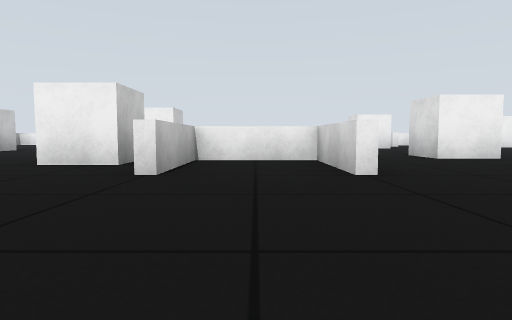
View 1 (above)

21 first-person views from a walk through a world built for the Gazebo simulator. The camera is 0.35 m above the floor, tilts 4° down and sees 75° across. The floor is counted in squares, 1 m on a side. Each view is taken from the middle of a square. On the plan, view 1 faces up. The plan holds only what a view shows up to about 9 squares ahead; the rest is blank. Robots are left out.

View 2
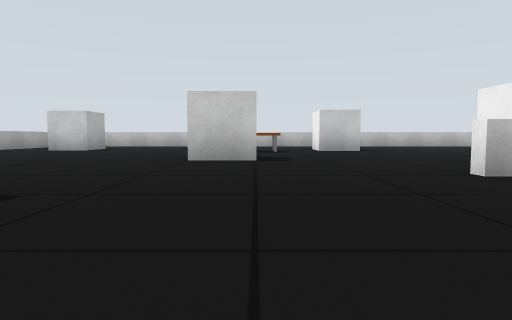

View 3
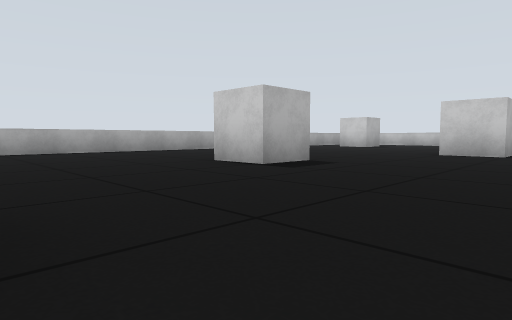

View 4
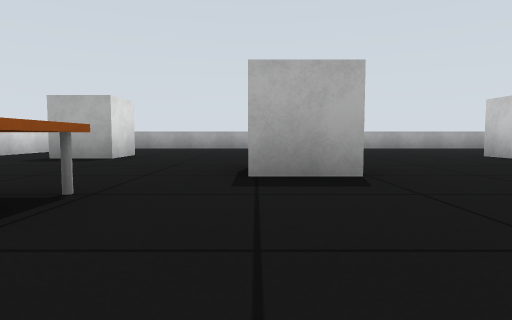

View 5
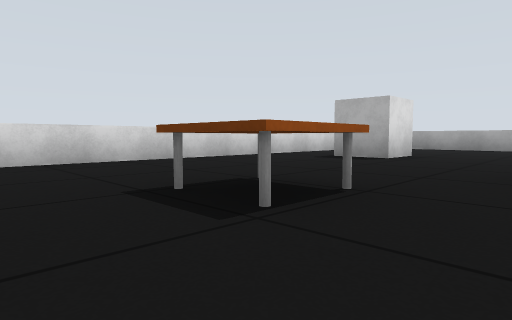

View 6
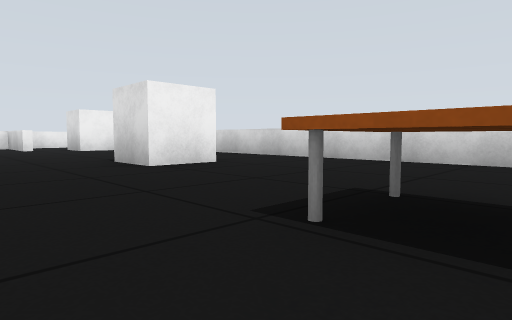

View 7
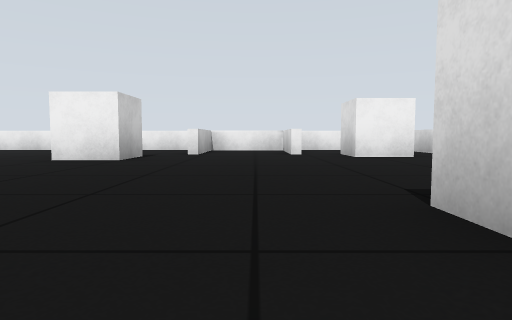

View 8
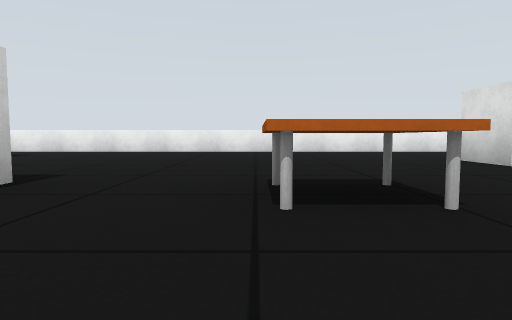

View 9
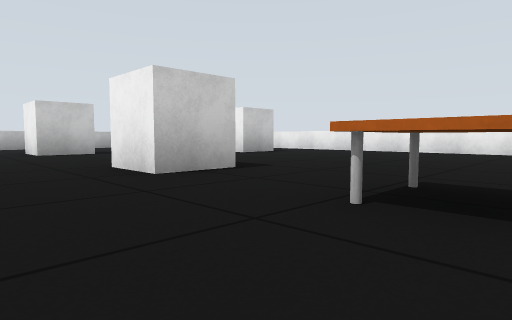

View 10
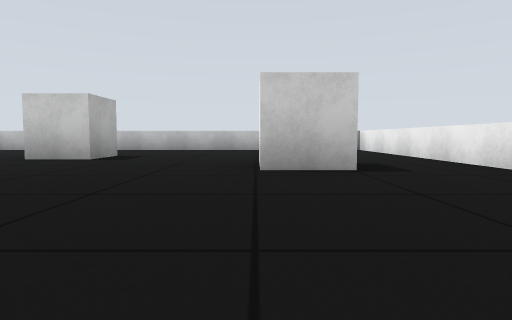

View 11
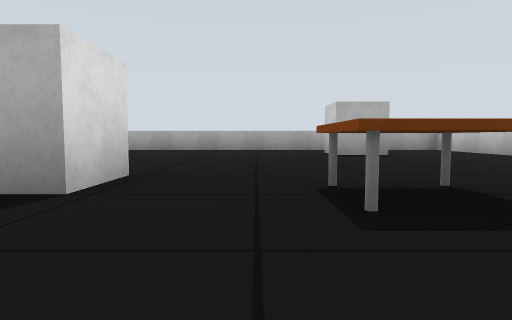

View 12
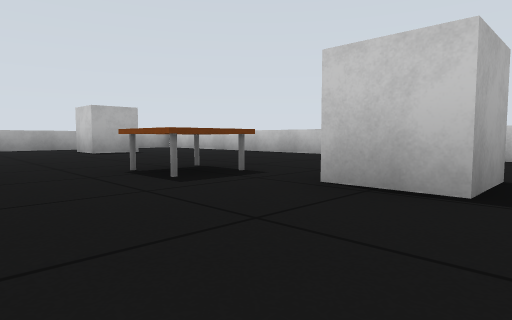

View 13
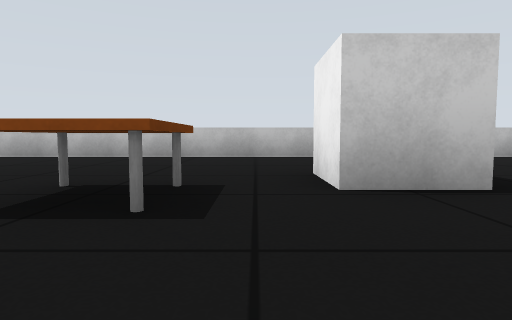

View 14
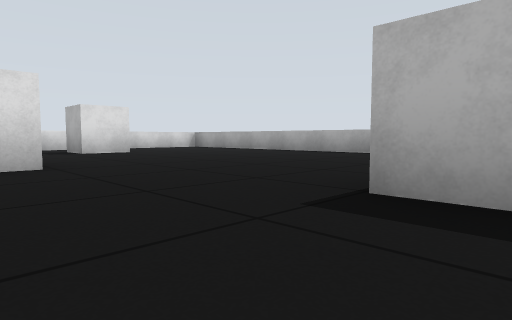

View 15
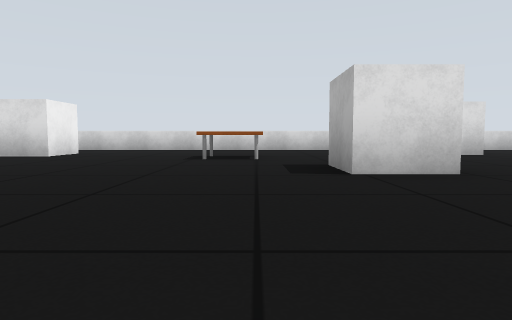

View 16
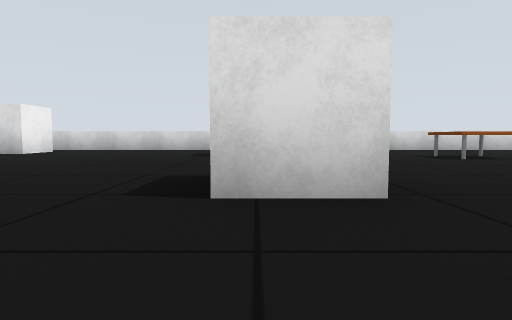

View 17
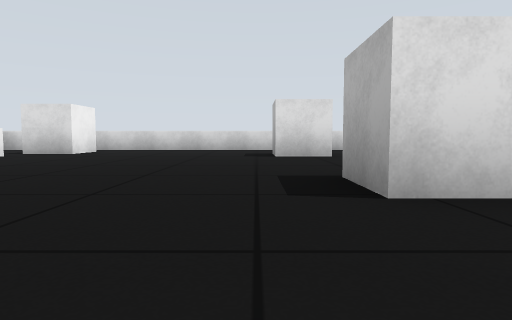

View 18
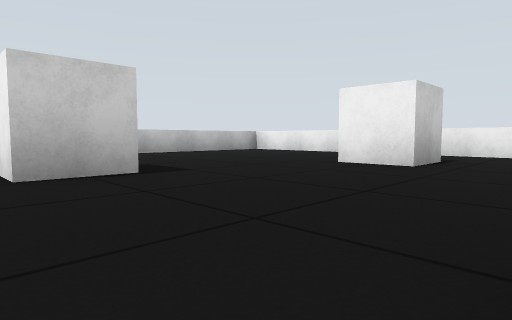

View 19
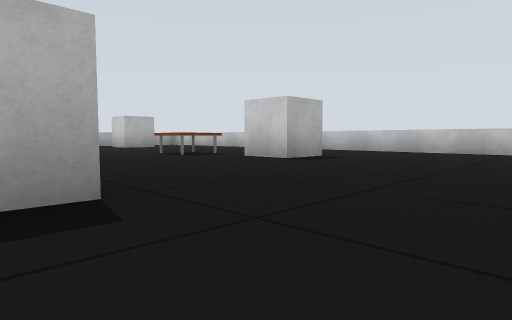

View 20
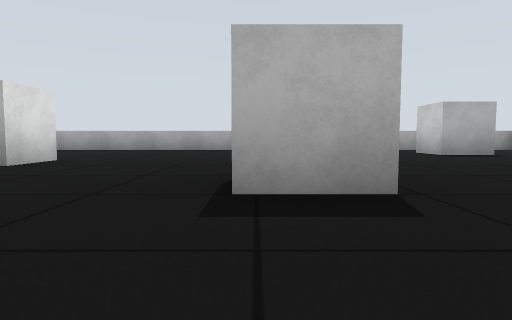

View 21
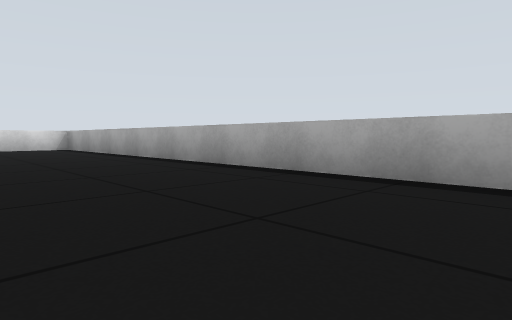

### Floor plan
Points are (right, up) in squares from view 1. A wall is a line through its corners. A room is listed if a view was taken in it or the views show most of it. See-through windows are left out.
Room 1 (views 1, 2, 3, 4, 5, 6, 7, 8, 9, 10, 11, 12, 13, 14, 15, 16, 17, 18, 19, 20, 21)
walls: (0.9, 3) (0.9, 4.9) (-0.9, 4.9) (-0.9, 3); (6.7, 11.4) (6.7, 13.3) (4.9, 13.3) (4.9, 11.4); (4.5, 13.7) (-9.7, 13.7) (-9.7, -5.7) (9.7, -5.7) (9.7, 13.6); (8.2, 13.7) (7.1, 13.7)
objects: white box (-7, -4); white box (-7, 3) to (-6, 3); white box (-7, 8) to (-6, 8); dining table (-6, 1); white box (-5, 11) to (-5, 12); white box (-4, 0) to (-3, 1); white box (-3, 8) to (-2, 8); white box (-2, 4) to (-2, 5); white box (0, -2) to (1, -1); dining table (0, 8) to (1, 8); white box (3, 6) to (4, 6); white box (3, 10) to (4, 11); white box (4, 0) to (5, 1); dining table (6, 2) to (7, 3); white box (7, 6) to (8, 6); white box (8, -2); white box (8, 11)

Positions as (right, up) in squares from view 1, and headings:
1: (0, 0), facing up
2: (2, 1), facing left
3: (4, 2), facing down-left
4: (5, 4), facing down
5: (5, 4), facing down-right
6: (5, 2), facing up-right
7: (6, 5), facing up
8: (0, 6), facing up
9: (1, 6), facing up-left
10: (-1, 11), facing left
11: (-5, 3), facing down
12: (-4, 4), facing down-left
13: (-4, 2), facing left
14: (0, 1), facing down-right
15: (1, 2), facing right
16: (1, 6), facing right
17: (1, 7), facing right
18: (-3, 7), facing up-left
19: (-2, 7), facing down-left
20: (-3, 3), facing down
21: (0, -3), facing down-right
